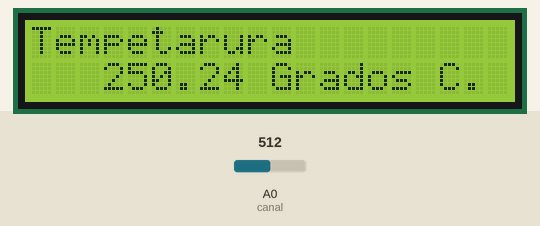
This sketch was run on a simulated Arduino Uno, built with avr-gcc and run on an emulated ATmega328P. Parts: 20×2 character LCD. The inputs (shaded band) are chosen by the test bench; at power-on: A0 (canal) = 512.

Above: at 1.2 s.
1.3 s: A0 (canal) set to 716
At 1.56 s:
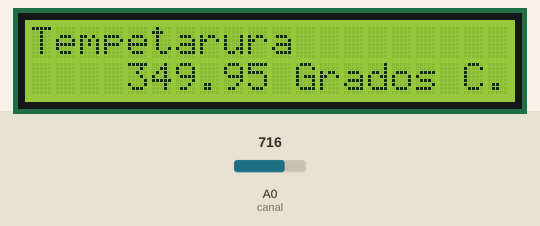
3.8 s: A0 (canal) set to 900
At 4.2 s:
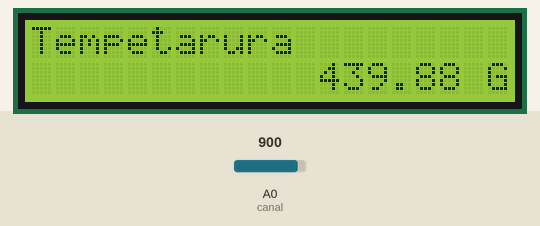
5.5 s: A0 (canal) set to 1023
At 5.85 s:
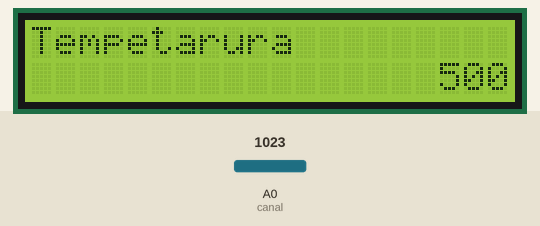

The sketch:

Pantalla_LCD.ino
```cpp
#include <Wire.h>
#include <LiquidCrystal_I2C.h>

//Crear el objeto lcd  dirección  0x3F y 16 columnas x 2 filas
LiquidCrystal_I2C lcd(0x27,20,2);
// 09.- conversor analógico - digital
float valor;
int canal = A0;
int a = 0;

void setup() {
  Serial.begin(9600);
  lcd.init();
  lcd.backlight();
}

void loop() {
  lcd.setCursor(0,0);
  lcd.print("Tempetarura");
  lcd.setCursor(a,1);
  a++;
  valor = ((float)(analogRead(canal)/1023.0))*500;
  lcd.print(valor);
  lcd.print(" Grados C.");
  delay(300);
  lcd.clear();
  if(a==20){
    a = 0;
  }
}
```
